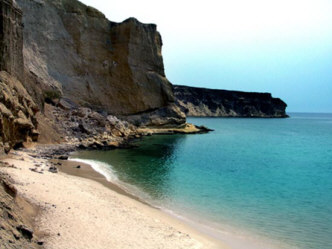
#> input picture Clusterizacao/paisagem.bmp, 332 x 249 px
$ python clusterizacao.py
#> lines starting #> are read from the running program, lines starting #| are printed output that depends on the picture
#!/usr/bin/env python3
# -*- coding: utf-8 -*-

import numpy as np
import matplotlib.pyplot as plt
import matplotlib.image as img

# Cria um array de tres camadas, cada camada é pra um valor do RGB R G B
img_arr = img.imread('paisagem.bmp')
#> img_arr is the input picture: shape (249, 332, 3); mean R, G, B 128.8, 146.1, 141.8

plt.imshow(img_arr)

(heigth,width,qtd_colors) = img_arr.shape
#> heigth = 249; width = 332; qtd_colors = 3

img2D = img_arr.reshape(heigth*width, qtd_colors)

# Kmeans randomico

from sklearn.cluster import KMeans

kmeans_model = KMeans(n_clusters=4, init="random")

clusters_labels = kmeans_model.fit_predict(img2D)

centroid = kmeans_model.cluster_centers_

rgb_colors = centroid.round(0).astype(int)

labels = (kmeans_model.labels_) # Para qual grupo o pixel pertence

img_quant = np.reshape(rgb_colors[clusters_labels], (heigth, width, qtd_colors))
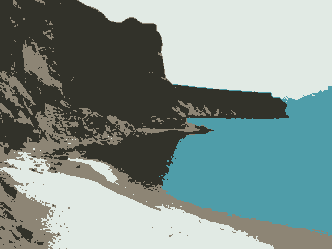
#> img_quant: shape (249, 332, 3) int64; mean of channels 0, 1, 2 128.5, 146.2, 141.8; drawn as R, G, B

plt.imshow(img_quant)

#############

labels=list(kmeans_model.labels_)
percent=[]

for i in range(len(centroid)):
    j=labels.count(i)
    j=j/(len(labels))
    percent.append(j)

print(percent)

fig, ax = plt.subplots(1,3, figsize=(20,12))

ax[0].imshow(img_arr)
ax[0].set_title('Imagem Original')
ax[1].imshow(img_quant)
ax[1].set_title('Imagem Quantizada')
ax[2].pie(percent,colors=np.array(centroid/255),labels=np.arange(len(centroid)))
ax[2].set_title('Paleta de cores')


# Kmeans++

from sklearn.cluster import KMeans

kmeans_model = KMeans(n_clusters=4, init="k-means++")

clusters_labels = kmeans_model.fit_predict(img2D)

centroid = kmeans_model.cluster_centers_

rgb_colors = centroid.round(0).astype(int)

labels = (kmeans_model.labels_) # Para qual grupo o pixel pertence

img_quant = np.reshape(rgb_colors[clusters_labels], (heigth, width, qtd_colors))

plt.imshow(img_quant)

#############

labels=list(kmeans_model.labels_)
percent=[]

for i in range(len(centroid)):
    j=labels.count(i)
    j=j/(len(labels))
    percent.append(j)

print(percent)

fig, ax = plt.subplots(1,3, figsize=(20,12))

ax[0].imshow(img_arr)
ax[0].set_title('Imagem Original')
ax[1].imshow(img_quant)
ax[1].set_title('Imagem Quantizada')
ax[2].pie(percent,colors=np.array(centroid/255),labels=np.arange(len(centroid)))
ax[2].set_title('Paleta de cores')


# Kmeans++ - Com inicializacao nos centroids

centroids = []
centroids.append([52, 177, 190]) # Agua
centroids.append([251, 231, 200]) # Areia
centroids.append([18, 10, 35]) # Montanha
centroids.append([255, 255, 255]) # Agua

centroids=np.array(centroids)

from sklearn.cluster import KMeans

kmeans_model = KMeans(n_clusters=4, init=centroids)

clusters_labels = kmeans_model.fit_predict(img2D)

centroid = kmeans_model.cluster_centers_

rgb_colors = centroid.round(0).astype(int)

labels = (kmeans_model.labels_) # Para qual grupo o pixel pertence

img_quant = np.reshape(rgb_colors[clusters_labels], (heigth, width, qtd_colors))
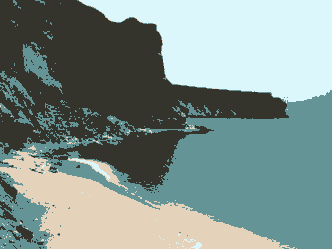
#> img_quant: shape (249, 332, 3) int64; mean of channels 0, 1, 2 128.7, 146.4, 142; drawn as R, G, B

plt.imshow(img_quant)

#############

labels=list(kmeans_model.labels_)
percent=[]

for i in range(len(centroid)):
    j=labels.count(i)
    j=j/(len(labels))
    percent.append(j)

print(percent)

fig, ax = plt.subplots(1,3, figsize=(20,12))

ax[0].imshow(img_arr)
ax[0].set_title('Imagem Original')
ax[1].imshow(img_quant)
ax[1].set_title('Imagem Quantizada')
ax[2].pie(percent,colors=np.array(centroid/255),labels=np.arange(len(centroid)))
ax[2].set_title('Paleta de cores')
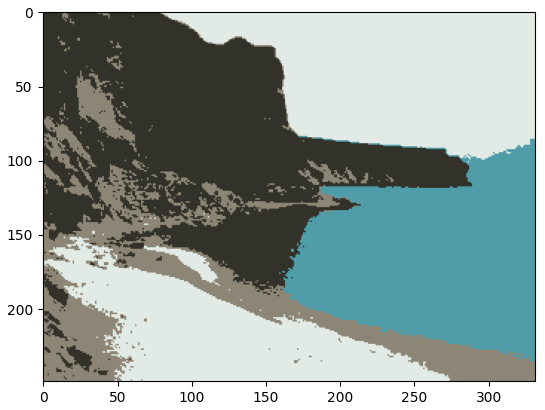
#> figure drawn by matplotlib, 1 panel
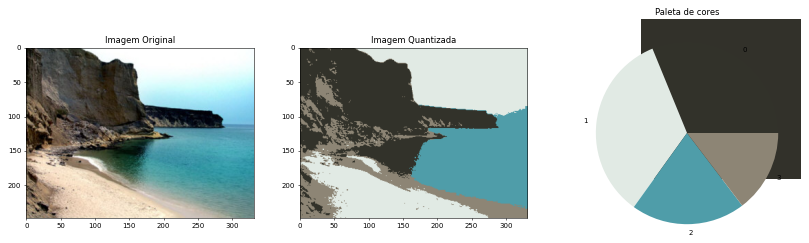
#> figure drawn by matplotlib, 3 panels
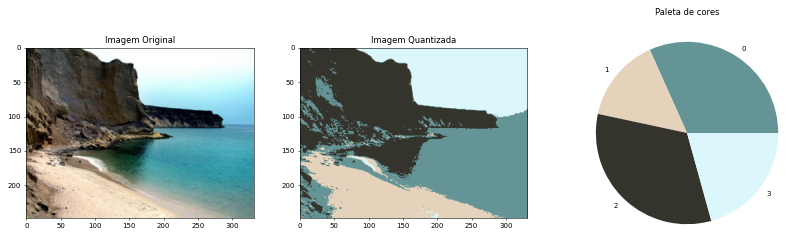
#> figure drawn by matplotlib, 3 panels
